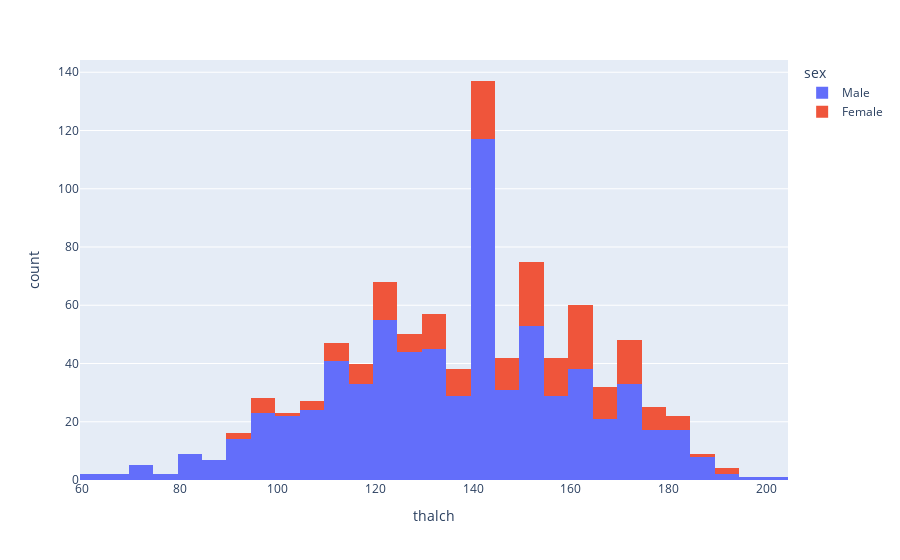

The notebook cell this image was saved under:
### Markdown cell above
### Observations
1. Here we can see that the `max and min` heart rate is `202 and 60` respectively. 
2. `Average` heart rate is `137`.

### Code cell
# Let's plot heart disease based on gender
fig = px.histogram(df, x = 'thalch', color = 'sex')
fig.show()

### Figure 1 — Plotly figure (JSON) as saved in the notebook; plotly's stock layout.template omitted (floating-point values rounded to 4 significant figures; data arrays with more than 128 entries replaced by an {"elided": "..."} marker saying what was removed)
{"data": [{"alignmentgroup": "True", "bingroup": "x", "hovertemplate": "sex=Male<br>thalch=%{x}<br>count=%{y}<extra></extra>", "legendgroup": "Male", "marker": {"color": "#636efa", "pattern": {"shape": ""}}, "name": "Male", "offsetgroup": "Male", "orientation": "v", "showlegend": true, "type": "histogram", "x": {"elided": "725 int values"}, "xaxis": "x", "yaxis": "y"}, {"alignmentgroup": "True", "bingroup": "x", "hovertemplate": "sex=Female<br>thalch=%{x}<br>count=%{y}<extra></extra>", "legendgroup": "Female", "marker": {"color": "#EF553B", "pattern": {"shape": ""}}, "name": "Female", "offsetgroup": "Female", "orientation": "v", "showlegend": true, "type": "histogram", "x": {"elided": "194 int values"}, "xaxis": "x", "yaxis": "y"}], "layout": {"barmode": "relative", "legend": {"title": {"text": "sex"}, "tracegroupgap": 0}, "margin": {"t": 60}, "xaxis": {"anchor": "y", "domain": [0, 1], "title": {"text": "thalch"}}, "yaxis": {"anchor": "x", "domain": [0, 1], "title": {"text": "count"}}}}
